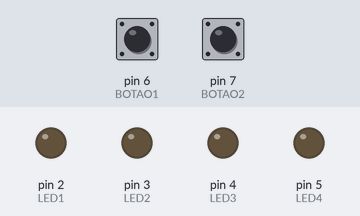
Recording of a sketch running on a simulated Arduino Uno, built with avr-gcc and run on an emulated ATmega328P. On the bench: output pins drawn as LEDs (lit = HIGH). Dashed ring = blinking. Inputs (shaded band) come from the test bench; at power-on: pin 6 (BOTAO1) HIGH, pin 7 (BOTAO2) HIGH.

Above: at 1.2 s.
1.3 s: pin 6 (BOTAO1) pulled LOW for 0.15 s
At 1.4 s:
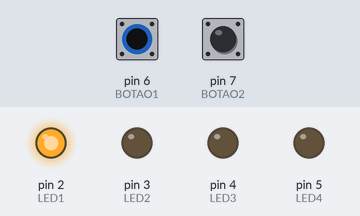
3.6 s: pin 7 (BOTAO2) pulled LOW for 1 s
At 3.7 s:
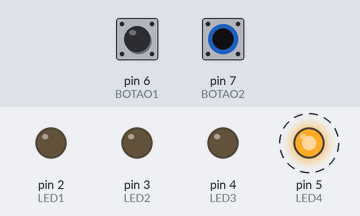
6.6 s: pin 7 (BOTAO2) pulled LOW for 3.2 s
At 6.9 s:
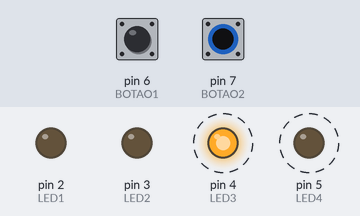
11.3 s: pin 6 (BOTAO1) pulled LOW for 3.2 s
At 11.6 s:
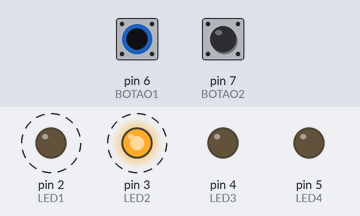
Timing chart, 0 to 16.0 s (numbered marks = the images above; inputs shaded):
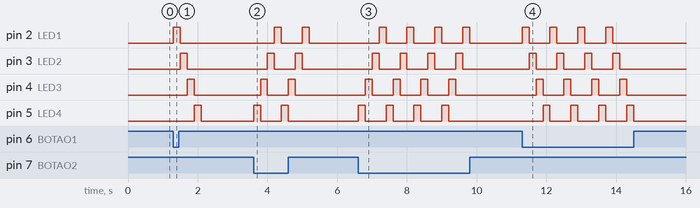

Measured:
- after the input at 1.3 s, pin 2 (LED1): LOW → HIGH at once, → LOW 0.20 s later; pin 3 (LED2): LOW → HIGH after 0.20 s, → LOW 0.20 s later; pin 4 (LED3): LOW → HIGH after 0.40 s, → LOW 0.20 s later; pin 5 (LED4): LOW → HIGH after 0.60 s, → LOW 0.20 s later
- after the input at 3.6 s, pin 2 (LED1): alternates HIGH for 0.20 s and LOW for 0.60 s, 4 changes in all, then stays LOW, starting after 0.60 s; pin 3 (LED2): alternates HIGH for 0.20 s and LOW for 0.60 s, 4 changes in all, then stays LOW, starting after 0.40 s
- after the input at 6.6 s, pin 2 (LED1): alternates HIGH for 0.20 s and LOW for 0.60 s, 8 changes in all, then stays LOW, starting after 0.60 s; pin 3 (LED2): alternates HIGH for 0.20 s and LOW for 0.60 s, 8 changes in all, then stays LOW, starting after 0.40 s
- after the input at 11.3 s, pin 2 (LED1): alternates HIGH for 0.20 s and LOW for 0.60 s, 8 changes in all, then stays LOW, starting at once; pin 3 (LED2): alternates HIGH for 0.20 s and LOW for 0.60 s, 8 changes in all, then stays LOW, starting after 0.20 s

The sketch:

Atividade3__Semana_17_.ino
```cpp
#define LED1 2
#define LED2 3
#define LED3 4
#define LED4 5

#define BOTAO1 6
#define BOTAO2 7

void setup() {
  pinMode(LED1, OUTPUT);
  pinMode(LED2, OUTPUT);
  pinMode(LED3, OUTPUT);
  pinMode(LED4, OUTPUT);

  pinMode(BOTAO1, INPUT_PULLUP);
  pinMode(BOTAO2, INPUT_PULLUP);
}

void loop() {
  bool b1 = digitalRead(BOTAO1) == LOW;
  bool b2 = digitalRead(BOTAO2) == LOW;

  if (b1) {
    digitalWrite(LED1, HIGH); delay(200); digitalWrite(LED1, LOW);
    digitalWrite(LED2, HIGH); delay(200); digitalWrite(LED2, LOW);
    digitalWrite(LED3, HIGH); delay(200); digitalWrite(LED3, LOW);
    digitalWrite(LED4, HIGH); delay(200); digitalWrite(LED4, LOW);
  }
  else if (b2) {
    digitalWrite(LED4, HIGH); delay(200); digitalWrite(LED4, LOW);
    digitalWrite(LED3, HIGH); delay(200); digitalWrite(LED3, LOW);
    digitalWrite(LED2, HIGH); delay(200); digitalWrite(LED2, LOW);
    digitalWrite(LED1, HIGH); delay(200); digitalWrite(LED1, LOW);
  }
  else {
    digitalWrite(LED1, LOW);
    digitalWrite(LED2, LOW);
    digitalWrite(LED3, LOW);
    digitalWrite(LED4, LOW);
  }
}
```
